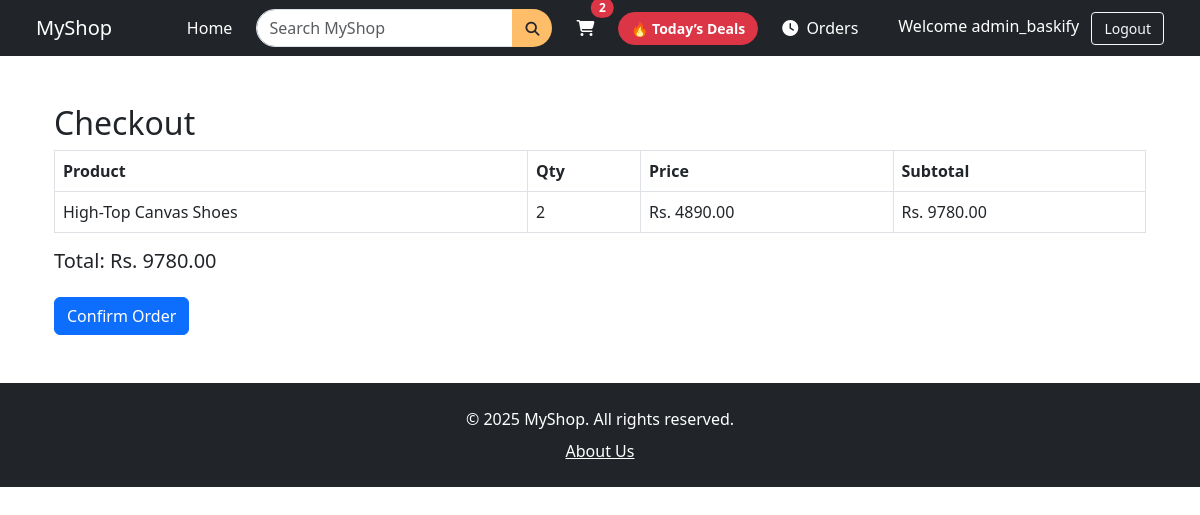
/checkout/ (signed in), run on an earlier commit of the app's database.
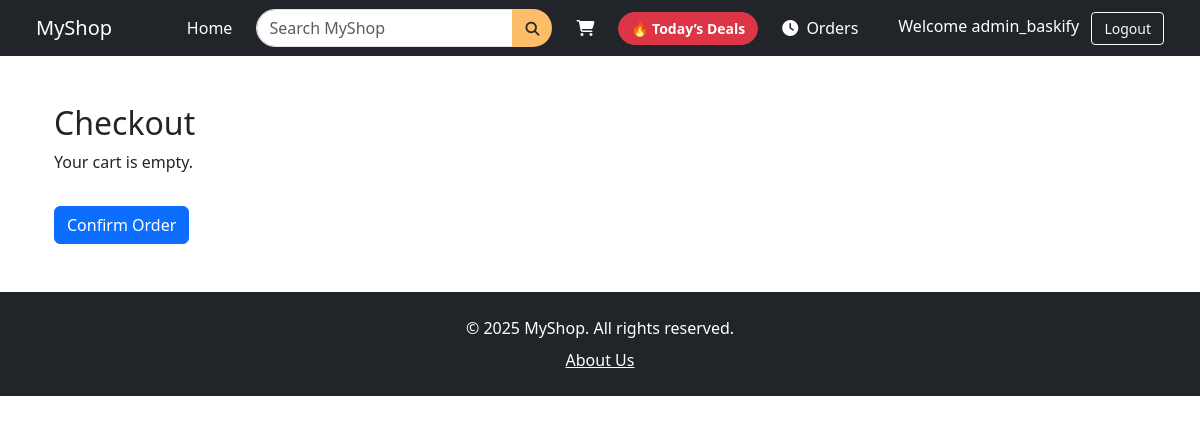
And on a later commit of the database.
### store/models.py (models this page shows, shortened)
class CartItem(models.Model):
    user = models.ForeignKey(User, on_delete=models.CASCADE)
    product = models.ForeignKey(Product, on_delete=models.CASCADE)
    quantity = models.PositiveIntegerField(default=1)
    def subtotal(self):
        return self.quantity * self.product.price

class Product(models.Model):
    name = models.CharField(max_length=100)
    description = models.TextField()
    price = models.DecimalField(max_digits=10, decimal_places=2)
    image = models.ImageField(upload_to='product_images/')
    category = models.ForeignKey(Category, on_delete=models.CASCADE)
    is_deal = models.BooleanField(default=False)
    likes = models.ManyToManyField(User, related_name='liked_products', blank=True)

### store/views.py (the view, shortened to what this page needs)
# urls.py: path('checkout/', views.checkout, name='checkout'),
@login_required
@never_cache
def checkout(request):
    cart_items = CartItem.objects.filter(user=request.user)
    total = sum(item.subtotal() for item in cart_items)
    return render(request, 'store/checkout.html', {
        'cart_items': cart_items,
        'total': total
    })

### store/context_processors.py (called while the page is built)
def cart_item_count(request):
    if request.user.is_authenticated:
        count = sum(item.quantity for item in CartItem.objects.filter(user=request.user))
    else:
        count = 0
    return {'cart_item_count': count}

### store/templates/store/checkout.html (shortened to what this page needs)
{% extends 'store/base.html' %}
{% block content %}
<div class="container mt-5">
  <h2>Checkout</h2>
  {% if buy_now %}
    <div class="card mb-4">
      <div class="card-body">
        <h5>{{ product.name }}</h5>
        <p>Price: Rs. {{ product.price }}</p>
        <p>Quantity: {{ quantity }}</p>
        <h5>Total: Rs. {{ total }}</h5>
      </div>
    </div>
  {% elif cart_items %}
    <table class="table table-bordered">
      <thead>
        <tr>
          <th>Product</th>
          <th>Qty</th>
          <th>Price</th>
          <th>Subtotal</th>
        </tr>
      </thead>
      <tbody>
        {% for item in cart_items %}
          <tr>
            <td>{{ item.product.name }}</td>
            <td>{{ item.quantity }}</td>
            <td>Rs. {{ item.product.price }}</td>
            <td>Rs. {{ item.subtotal }}</td>
          </tr>
        {% endfor %}
      </tbody>
    </table>
    <h5 class="mt-3">Total: Rs. {{ total }}</h5>
  {% else %}
    <p>Your cart is empty.</p>
  {% endif %}
  <form method="post">
    <button type="submit" class="btn btn-primary mt-3">Confirm Order</button>
  </form>
</div>
{% endblock %}

### store/templates/store/base.html (shortened to what this page needs)
{% load static %}
<!DOCTYPE html>
<html lang="en">
<head>
  <link href="https://cdn.jsdelivr.net/npm/bootstrap@5.3.0/dist/css/bootstrap.min.css" rel="stylesheet">
  <link rel="stylesheet" href="{% static 'store/css/style.css' %}">
  <link rel="stylesheet" href="https://cdnjs.cloudflare.com/ajax/libs/font-awesome/6.4.0/css/all.min.css">
</head>
<body>
<nav class="navbar navbar-expand-lg navbar-dark bg-dark px-4 mb-4">
  <div class="container-fluid">
    <a class="navbar-brand" href="{% url 'home' %}">MyShop</a>
    <div class="collapse navbar-collapse" id="navbarContent">
      <ul class="navbar-nav ms-auto align-items-center">
        <li class="nav-item me-3">
          <a class="nav-link text-white" href="{% url 'home' %}">Home</a>
        </li>
        <li class="nav-item me-3">
          <form class="d-flex" role="search" method="get" action="{% url 'search' %}" style="flex-grow: 1; max-width: 600px;">
            <div class="input-group">
              <input class="form-control rounded-start-pill" type="search" name="q" placeholder="Search MyShop" aria-label="Search">
              <button class="btn" type="submit" style="background-color: #febd69; border-top-right-radius: 50px; border-bottom-right-radius: 50px;">
                <i class="fas fa-search"></i>
              </button>
            </div>
          </form>
        </li>
        <li class="nav-item me-3 position-relative">
          <a class="nav-link text-white" href="{% url 'view_cart' %}">
            <i class="fa fa-shopping-cart"></i>
            {% if cart_item_count > 0 %}
              <span class="position-absolute top-0 start-100 translate-middle badge rounded-pill bg-danger">
                {{ cart_item_count }}
              </span>
            {% endif %}
          </a>
        </li>
        <li class="nav-item me-3">
          <a href="{% url 'todays_deals' %}" class="btn btn-danger btn-sm rounded-pill fw-bold deals-btn">
            🔥 Today’s Deals
          </a>
        </li>
        {% if user.is_authenticated %}
        <li class="nav-item me-3">
          <a class="nav-link text-white" href="{% url 'order_history' %}">
            <i class="fas fa-clock me-1"></i> Orders
          </a>
        </li>
        <li class="nav-item ms-3">
          <span class="text-white me-2">Welcome {{ user.username }}</span>
          <form action="{% url 'logout' %}" method="post" class="d-inline">
            <button type="submit" class="btn btn-outline-light btn-sm">Logout</button>
          </form>
        </li>
        {% else %}
        <li class="nav-item ms-3">
          <a href="{% url 'login' %}" class="btn btn-outline-light btn-sm me-2">Login</a>
          <a href="{% url 'signup' %}" class="btn btn-warning btn-sm">Sign Up</a>
        </li>
        {% endif %}
      </ul>
    </div>
  </div>
</nav>
<div class="container content-container">
  {% block content %}{% endblock %}
</div>
<footer class="bg-dark text-white text-center py-4 mt-5">
  <p class="mb-1">&copy; 2025 MyShop. All rights reserved.</p>
  <div class="mt-2">
    <a href="{% url 'about' %}" class="text-white text-decoration-underline">About Us</a>
  </div>
</footer>
</body>
</html>

What changed in the data, as far as the page shows it:
removed CartItem: product.name "High-Top Canvas Shoes", quantity "2", product.price "4890.00", subtotal "9780.00"
Also different on the page:
{{ cart_item_count }}: "2" → (not shown)
{{ total }}: "9780.00" → (not shown)
text no longer shown: "Product Qty Price Subtotal Total: Rs."
text now shown: "Your cart is empty."
